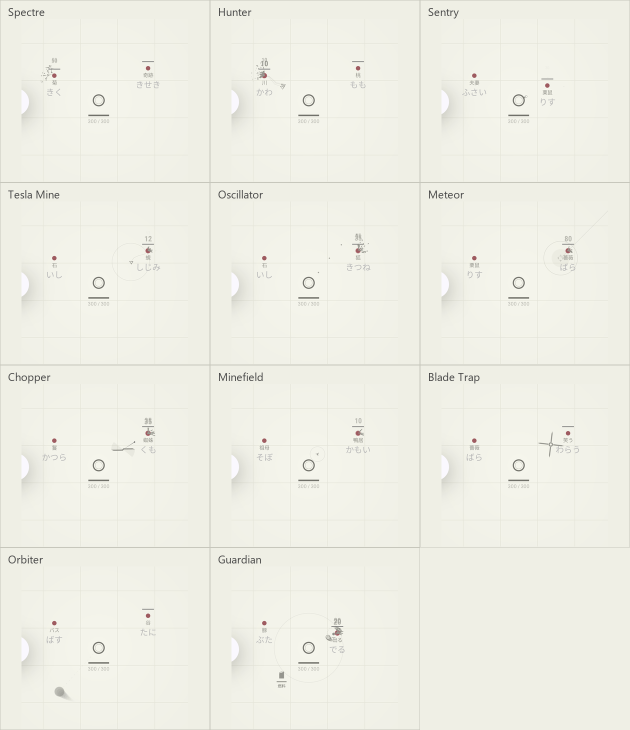
#> input picture docs/verification/weapon-visuals-20261031/emulator-contact-sheet.png, 1260 x 1460 px, given in place of weapon-spectre.png, which was not available (shown at 1/2 size)
$ python make-contact-sheet.py
#> lines starting #> are read from the running program, lines starting #| are printed output that depends on the picture
"""Crop the central arena from captured app screenshots; never substitutes for capturing the app."""
from pathlib import Path
import sys
from PIL import Image, ImageDraw, ImageFont

root = Path(__file__).parent
directory = root / (sys.argv[1] if len(sys.argv) > 1 else 'emulator')
weapons = ['spectre', 'hunter', 'sentry', 'tesla_mine', 'oscillator', 'meteor',
           'chopper', 'minefield', 'blade_trap', 'orbiter', 'guardian']
if len(sys.argv) > 3:
    weapons = sys.argv[3].split(',')
font = ImageFont.truetype('C:/Windows/Fonts/segoeui.ttf', 22)
width, height = 420, 365
sheet = Image.new('RGB', (width * 3, height * ((len(weapons) + 2) // 3)), '#efefe5')
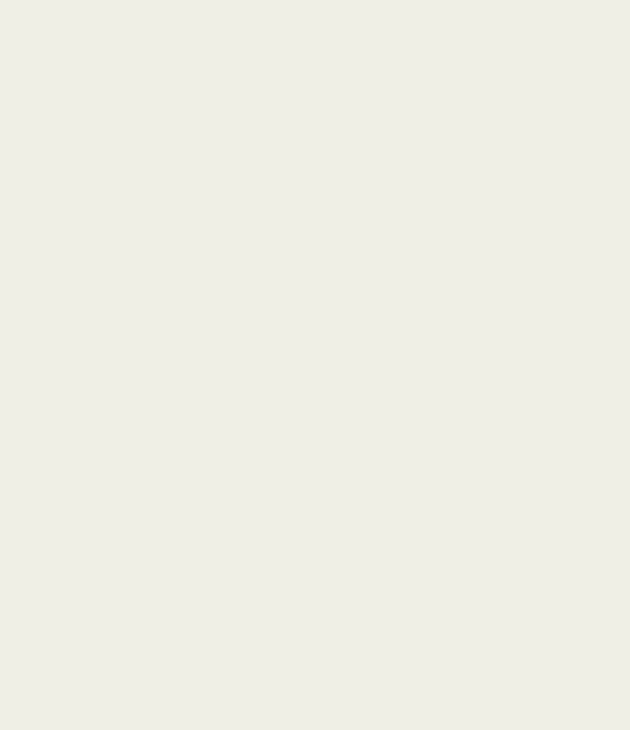
#> sheet: PIL image 1260x1460 RGB (shown at 1/2 size); mean R, G, B 239, 239, 229
draw = ImageDraw.Draw(sheet)
for index, weapon in enumerate(weapons):
    image = Image.open(directory / f'weapon-{weapon}.png').convert('RGB')
#> image is the input picture: PIL image 1260x1460 RGB; mean R, G, B 239.2, 239.1, 229.7
    w, h = image.size
#> w = 1260; h = 1460
    crop = image.crop((int(w * .12), max(0, int(h * .5 - w * .4)),
                       int(w * .94), min(h, int(h * .5 + w * .4))))
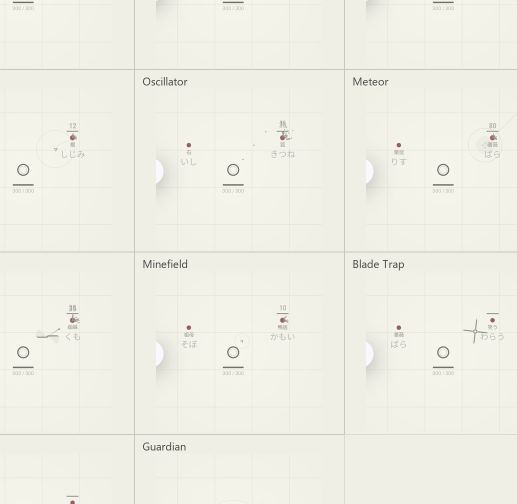
#> crop: PIL image 1033x1008 RGB (shown at 1/2 size); mean R, G, B 239.4, 239.4, 230
    crop.thumbnail((width-16, height-40), Image.Resampling.LANCZOS)
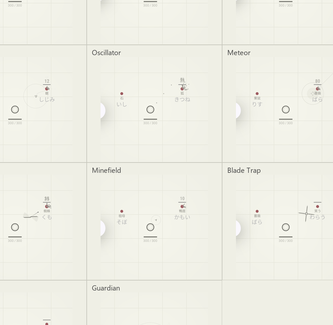
#> crop: PIL image 333x325 RGB; mean R, G, B 239.4, 239.4, 230
    x, y = index % 3 * width, index // 3 * height
    sheet.paste(crop, (x + (width-crop.width)//2, y+38))
    draw.text((x+16, y+8), weapon.replace('_', ' ').title(), font=font, fill='#464646')
    draw.rectangle((x, y, x+width-1, y+height-1), outline='#c7c7bc')
#> pass 2 of the loop `for index, weapon in enumerate(weapons):`:
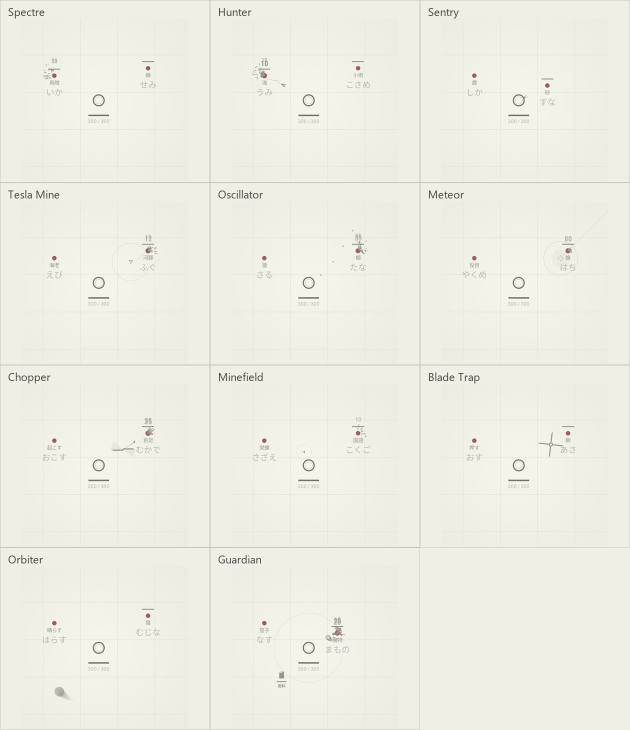
#> input picture docs/verification/weapon-visuals-20261031/pixel-contact-sheet.png, 1260 x 1460 px, given in place of weapon-hunter.png, which was not available (shown at 1/2 size)
#> image is the input picture: PIL image 1260x1460 RGB; mean R, G, B 238.2, 238.1, 228.5
#> `crop = image.crop((int(w * .12), max(0, int(h * .5 - w * .4)), int(w *..`:
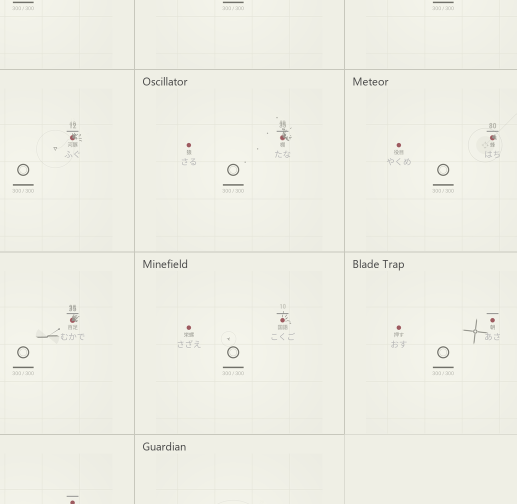
#> crop: PIL image 1033x1008 RGB (shown at 1/2 size); mean R, G, B 238.3, 238.2, 228.6
#> `crop.thumbnail((width-16, height-40), Image.Resampling.LANCZOS)`:
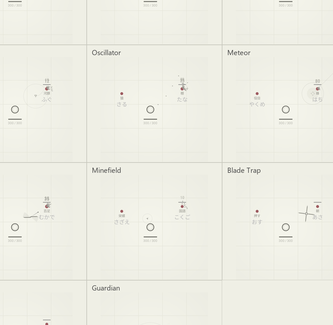
#> crop: PIL image 333x325 RGB; mean R, G, B 238.3, 238.2, 228.7
#> (the run stopped early here; a loop or call above may not have finished)
